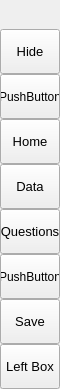
        <widget class="QFrame" name="leftMenuBg">
         <property name="minimumSize">
          <size>
           <width>60</width>
           <height>0</height>
          </size>
         </property>
         <property name="maximumSize">
          <size>
           <width>60</width>
           <height>16777215</height>
          </size>
         </property>
         <property name="frameShape">
          <enum>QFrame::Shape::NoFrame</enum>
         </property>
         <property name="frameShadow">
          <enum>QFrame::Shadow::Raised</enum>
         </property>
         <layout class="QVBoxLayout" name="verticalLayout_3">
          <property name="spacing">
           <number>0</number>
          </property>
          <property name="leftMargin">
           <number>0</number>
          </property>
          <property name="topMargin">
           <number>0</number>
          </property>
          <property name="rightMargin">
           <number>0</number>
          </property>
          <property name="bottomMargin">
           <number>0</number>
          </property>
          <item>
           <widget class="QFrame" name="topLogoInfo">
            <property name="sizePolicy">
             <sizepolicy hsizetype="Preferred" vsizetype="Preferred">
              <horstretch>10</horstretch>
              <verstretch>10</verstretch>
             </sizepolicy>
            </property>
            <property name="minimumSize">
             <size>
              <width>10</width>
              <height>10</height>
             </size>
            </property>
            <property name="maximumSize">
             <size>
              <width>16777215</width>
              <height>50</height>
             </size>
            </property>
            <property name="sizeIncrement">
             <size>
              <width>50</width>
              <height>50</height>
             </size>
            </property>
            <property name="baseSize">
             <size>
              <width>50</width>
              <height>0</height>
             </size>
            </property>
            <property name="whatsThis">
             <string>&lt;html&gt;&lt;head/&gt;&lt;body&gt;&lt;p&gt;&lt;img src=&quot;:/icons/images/images/logo axuira.png&quot;/&gt;&lt;/p&gt;&lt;/body&gt;&lt;/html&gt;</string>
            </property>
            <property name="styleSheet">
             <string notr="true"/>
            </property>
            <property name="frameShape">
             <enum>QFrame::Shape::NoFrame</enum>
            </property>
            <property name="frameShadow">
             <enum>QFrame::Shadow::Raised</enum>
            </property>
            <layout class="QGridLayout" name="gridLayout_8">
             <property name="leftMargin">
              <number>0</number>
             </property>
             <property name="topMargin">
              <number>0</number>
             </property>
             <property name="rightMargin">
              <number>0</number>
             </property>
             <property name="bottomMargin">
              <number>0</number>
             </property>
             <property name="horizontalSpacing">
              <number>0</number>
             </property>
             <item row="0" column="0">
              <widget class="QWidget" name="widget" native="true">
               <property name="font">
                <font>
                 <family>Segoe UI</family>
                 <pointsize>10</pointsize>
                 <italic>false</italic>
                 <bold>false</bold>
                </font>
               </property>
               <property name="accessibleName">
                <string/>
               </property>
               <property name="styleSheet">
                <string notr="true"/>
               </property>
               <property name="locale">
                <locale language="English" country="CookIslands"/>
               </property>
               <layout class="QGridLayout" name="gridLayout_11" rowstretch="0" columnstretch="0" rowminimumheight="0">
                <property name="leftMargin">
                 <number>7</number>
                </property>
                <property name="topMargin">
                 <number>7</number>
                </property>
                <property name="rightMargin">
                 <number>7</number>
                </property>
                <property name="bottomMargin">
                 <number>7</number>
                </property>
                <property name="horizontalSpacing">
                 <number>6</number>
                </property>
                <property name="verticalSpacing">
                 <number>5</number>
                </property>
                <item row="0" column="0">
                 <widget class="QLabel" name="label">
                  <property name="minimumSize">
                   <size>
                    <width>10</width>
                    <height>0</height>
                   </size>
                  </property>
                  <property name="styleSheet">
                   <string notr="true">border-image: url(:/icons/images/images/logo axuira.png);</string>
                  </property>
                  <property name="text">
                   <string>&lt;html&gt;&lt;head/&gt;&lt;body&gt;&lt;p&gt;&lt;img src=&quot;:/icons/images/images/logo axuira.png&quot;/&gt;&lt;/p&gt;&lt;/body&gt;&lt;/html&gt;</string>
                  </property>
                 </widget>
                </item>
               </layout>
              </widget>
             </item>
            </layout>
           </widget>
          </item>
          <item>
           <widget class="QFrame" name="leftMenuFrame">
            <property name="frameShape">
             <enum>QFrame::Shape::NoFrame</enum>
            </property>
            <property name="frameShadow">
             <enum>QFrame::Shadow::Raised</enum>
            </property>
            <layout class="QVBoxLayout" name="verticalMenuLayout">
             <property name="spacing">
              <number>0</number>
             </property>
             <property name="leftMargin">
              <number>0</number>
             </property>
             <property name="topMargin">
              <number>0</number>
             </property>
             <property name="rightMargin">
              <number>0</number>
             </property>
             <property name="bottomMargin">
              <number>0</number>
             </property>
             <item>
              <widget class="QFrame" name="toggleBox">
               <property name="maximumSize">
                <size>
                 <width>16777215</width>
                 <height>45</height>
                </size>
               </property>
               <property name="frameShape">
                <enum>QFrame::Shape::NoFrame</enum>
               </property>
               <property name="frameShadow">
                <enum>QFrame::Shadow::Raised</enum>
               </property>
               <layout class="QVBoxLayout" name="verticalLayout_4">
                <property name="spacing">
                 <number>0</number>
                </property>
                <property name="leftMargin">
                 <number>0</number>
                </property>
                <property name="topMargin">
                 <number>0</number>
                </property>
                <property name="rightMargin">
                 <number>0</number>
                </property>
                <property name="bottomMargin">
                 <number>0</number>
                </property>
                <item>
                 <widget class="QPushButton" name="toggleButton">
                  <property name="sizePolicy">
                   <sizepolicy hsizetype="Expanding" vsizetype="Fixed">
                    <horstretch>0</horstretch>
                    <verstretch>0</verstretch>
                   </sizepolicy>
                  </property>
                  <property name="minimumSize">
                   <size>
                    <width>0</width>
                    <height>45</height>
                   </size>
                  </property>
                  <property name="font">
                   <font>
                    <family>Segoe UI</family>
                    <pointsize>10</pointsize>
                    <italic>false</italic>
                    <bold>false</bold>
                   </font>
                  </property>
                  <property name="cursor">
                   <cursorShape>PointingHandCursor</cursorShape>
                  </property>
                  <property name="layoutDirection">
                   <enum>Qt::LayoutDirection::LeftToRight</enum>
                  </property>
                  <property name="styleSheet">
                   <string notr="true">background-image: url(:/icons/images/icons/icon_menu.png);</string>
                  </property>
                  <property name="text">
                   <string>Hide</string>
                  </property>
                 </widget>
                </item>
               </layout>
              </widget>
             </item>
             <item>
              <widget class="QFrame" name="topMenu">
               <property name="frameShape">
                <enum>QFrame::Shape::NoFrame</enum>
               </property>
               <property name="frameShadow">
                <enum>QFrame::Shadow::Raised</enum>
               </property>
               <layout class="QVBoxLayout" name="verticalLayout_8">
                <property name="spacing">
                 <number>0</number>
                </property>
                <property name="leftMargin">
                 <number>0</number>
                </property>
                <property name="topMargin">
                 <number>0</number>
                </property>
                <property name="rightMargin">
                 <number>0</number>
                </property>
                <property name="bottomMargin">
                 <number>0</number>
                </property>
                <item>
                 <widget class="QPushButton" name="pushButton">
                  <property name="minimumSize">
                   <size>
                    <width>0</width>
                    <height>45</height>
                   </size>
                  </property>
                  <property name="styleSheet">
                   <string notr="true">background-image: url(:/icons/images/icons/cil-home.png);</string>
                  </property>
                  <property name="text">
                   <string>PushButton</string>
                  </property>
                 </widget>
                </item>
                <item>
                 <widget class="QPushButton" name="btn_home">
                  <property name="sizePolicy">
                   <sizepolicy hsizetype="Expanding" vsizetype="Fixed">
                    <horstretch>0</horstretch>
                    <verstretch>0</verstretch>
                   </sizepolicy>
                  </property>
                  <property name="minimumSize">
                   <size>
                    <width>0</width>
                    <height>45</height>
                   </size>
                  </property>
                  <property name="font">
                   <font>
                    <family>Segoe UI</family>
                    <pointsize>10</pointsize>
                    <italic>false</italic>
                    <bold>false</bold>
                   </font>
                  </property>
                  <property name="cursor">
                   <cursorShape>PointingHandCursor</cursorShape>
                  </property>
                  <property name="layoutDirection">
                   <enum>Qt::LayoutDirection::LeftToRight</enum>
                  </property>
                  <property name="styleSheet">
                   <string notr="true">background-image: url(:/icons/images/icons/cil-chat-bubble.png);</string>
                  </property>
                  <property name="text">
                   <string>Home</string>
                  </property>
                 </widget>
                </item>
                <item>
                 <widget class="QPushButton" name="btn_data">
                  <property name="sizePolicy">
                   <sizepolicy hsizetype="Expanding" vsizetype="Fixed">
                    <horstretch>0</horstretch>
                    <verstretch>0</verstretch>
                   </sizepolicy>
                  </property>
                  <property name="minimumSize">
                   <size>
                    <width>0</width>
                    <height>45</height>
                   </size>
                  </property>
                  <property name="font">
                   <font>
                    <family>Segoe UI</family>
                    <pointsize>10</pointsize>
                    <italic>false</italic>
                    <bold>false</bold>
                   </font>
                  </property>
                  <property name="cursor">
                   <cursorShape>PointingHandCursor</cursorShape>
                  </property>
                  <property name="layoutDirection">
                   <enum>Qt::LayoutDirection::LeftToRight</enum>
                  </property>
                  <property name="styleSheet">
                   <string notr="true">background-image: url(:/icons/images/icons/cil-data-transfer-up.png);</string>
                  </property>
                  <property name="text">
                   <string>Data</string>
                  </property>
                  <property name="iconSize">
                   <size>
                    <width>20</width>
                    <height>20</height>
                   </size>
                  </property>
                 </widget>
                </item>
                <item>
                 <widget class="QPushButton" name="btn_new">
                  <property name="sizePolicy">
                   <sizepolicy hsizetype="Expanding" vsizetype="Fixed">
                    <horstretch>0</horstretch>
                    <verstretch>0</verstretch>
                   </sizepolicy>
                  </property>
                  <property name="minimumSize">
                   <size>
                    <width>0</width>
                    <height>45</height>
                   </size>
                  </property>
                  <property name="font">
                   <font>
                    <family>Segoe UI</family>
                    <pointsize>10</pointsize>
                    <italic>false</italic>
                    <bold>false</bold>
                   </font>
                  </property>
                  <property name="cursor">
                   <cursorShape>PointingHandCursor</cursorShape>
                  </property>
                  <property name="layoutDirection">
                   <enum>Qt::LayoutDirection::LeftToRight</enum>
                  </property>
                  <property name="styleSheet">
                   <string notr="true">background-image: url(:/icons/images/icons/cil-file.png);</string>
                  </property>
                  <property name="text">
                   <string>Questions</string>
                  </property>
                 </widget>
                </item>
                <item>
                 <widget class="QPushButton" name="pushButton_2">
                  <property name="minimumSize">
                   <size>
                    <width>0</width>
                    <height>45</height>
                   </size>
                  </property>
                  <property name="styleSheet">
                   <string notr="true">background-image: url(:/icons/images/icons/cil-chart.png);</string>
                  </property>
                  <property name="text">
                   <string>PushButton</string>
                  </property>
                 </widget>
                </item>
                <item>
                 <widget class="QPushButton" name="btn_save">
                  <property name="sizePolicy">
                   <sizepolicy hsizetype="Expanding" vsizetype="Fixed">
                    <horstretch>0</horstretch>
                    <verstretch>0</verstretch>
                   </sizepolicy>
                  </property>
                  <property name="minimumSize">
                   <size>
                    <width>0</width>
                    <height>45</height>
                   </size>
                  </property>
                  <property name="font">
                   <font>
                    <family>Segoe UI</family>
                    <pointsize>10</pointsize>
                    <italic>false</italic>
                    <bold>false</bold>
                   </font>
                  </property>
                  <property name="cursor">
                   <cursorShape>PointingHandCursor</cursorShape>
                  </property>
                  <property name="layoutDirection">
                   <enum>Qt::LayoutDirection::LeftToRight</enum>
                  </property>
                  <property name="styleSheet">
                   <string notr="true">background-image: url(:/icons/images/icons/cil-save.png)</string>
                  </property>
                  <property name="text">
                   <string>Save</string>
                  </property>
                 </widget>
                </item>
               </layout>
              </widget>
             </item>
             <item alignment="Qt::AlignmentFlag::AlignBottom">
              <widget class="QFrame" name="bottomMenu">
               <property name="frameShape">
                <enum>QFrame::Shape::NoFrame</enum>
               </property>
               <property name="frameShadow">
                <enum>QFrame::Shadow::Raised</enum>
               </property>
               <layout class="QVBoxLayout" name="verticalLayout_9">
                <property name="spacing">
                 <number>0</number>
                </property>
                <property name="leftMargin">
                 <number>0</number>
                </property>
                <property name="topMargin">
                 <number>0</number>
                </property>
                <property name="rightMargin">
                 <number>0</number>
                </property>
                <property name="bottomMargin">
                 <number>0</number>
                </property>
                <item>
                 <widget class="QPushButton" name="toggleLeftBox">
                  <property name="sizePolicy">
                   <sizepolicy hsizetype="Expanding" vsizetype="Fixed">
                    <horstretch>0</horstretch>
                    <verstretch>0</verstretch>
                   </sizepolicy>
                  </property>
                  <property name="minimumSize">
                   <size>
                    <width>0</width>
                    <height>45</height>
                   </size>
                  </property>
                  <property name="font">
                   <font>
                    <family>Segoe UI</family>
                    <pointsize>10</pointsize>
                    <italic>false</italic>
                    <bold>false</bold>
                   </font>
                  </property>
                  <property name="cursor">
                   <cursorShape>PointingHandCursor</cursorShape>
                  </property>
                  <property name="layoutDirection">
                   <enum>Qt::LayoutDirection::LeftToRight</enum>
                  </property>
                  <property name="styleSheet">
                   <string notr="true"/>
                  </property>
                  <property name="text">
                   <string>Left Box</string>
                  </property>
                 </widget>
                </item>
               </layout>
              </widget>
             </item>
            </layout>
           </widget>
          </item>
         </layout>
        </widget>
